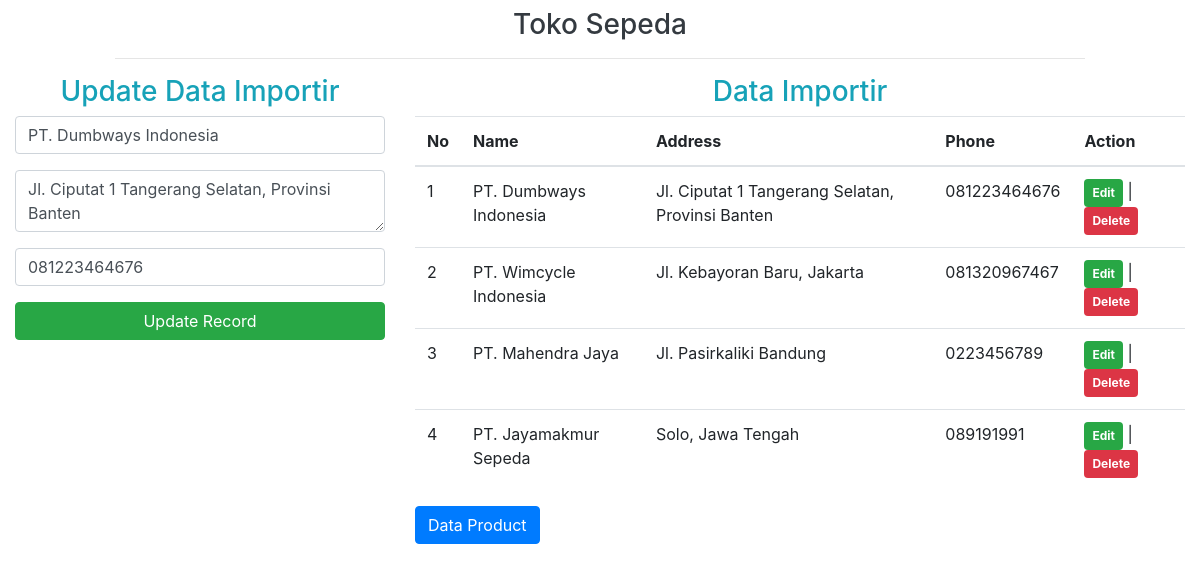
Page /importir.php?editimportir=1 on the committed database.
### tables this page shows
CREATE TABLE `importir_tb` (
  `id` int(11) NOT NULL,
  `name` varchar(30) NOT NULL,
  `address` text NOT NULL,
  `phone` varchar(30) NOT NULL
);

### action.php (called while the page is built, shortened)
<?php
include "config.php";
if(isset($_GET['editimportir'])){
    $id = $_GET['editimportir'];
    $query="SELECT * FROM importir_tb WHERE id=?";
    $stmt=$conn->prepare($query);
    $stmt->bind_param("i",$id);
    $stmt->execute();
    $result=$stmt->get_result();
    $row=$result->fetch_assoc();
    $importirName=$row['name'];
    $importirAddress=$row['address'];
    $importirPhone=$row['phone'];
    $updateimportir = true;
}
?>

### importir.php (the view, shortened to what this page needs)
<?php
    include "config.php";
    include "action.php";
?>
<!DOCTYPE html>
<html lang="en">
<head>
    <link rel="stylesheet" href="https://maxcdn.bootstrapcdn.com/bootstrap/4.5.2/css/bootstrap.min.css">
</head>
<body>
    <div class="container-fluid">
        <div class="row justify-content-center">
            <div class="col-md-10">
                <h3 class="text-center text-dark mt-2">Toko Sepeda</h3>
                <hr/>
            </div>
        </div>
        <div class="row">
            <div class="col-md-4">
                <h3 class="text-center text-info">
                    <?php
                        if($updateimportir == true){
                            echo "Update Data Importir";
                        }
                        else {
                            echo "Add Data Importir";
                        }
                    ?>
                    </h3>
                <form action="action.php" method="post">
                    <div class="form-group">
                        <input type="text" value="<?= $importirName; ?>" name="importirname" class="form-control" placeholder="Enter Name" required>
                    </div>
                    <div class="form-group">
                        <textarea name="importiraddress" class="form-control" placeholder="Enter Address" required><?= $importirAddress; ?></textarea>
                    </div>
                    <div class="form-group">
                        <input type="text" value="<?= $importirPhone; ?>" name="importirphone" class="form-control" placeholder="Enter Phone" required>
                    </div>
                    <div class="form-group">
                    <?php
                        if($updateimportir == true){
                    ?>
                         <input type="submit" name="updateImportir" value="Update Record" class="btn btn-success btn-block">
                    <?php
                        } else {
                    ?>
                        <input type="submit" name="addindeximportir" value="Add Record" class="btn btn-primary btn-block">
                    <?php } ?>
                    </div>
                </form>
            </div>
            <div class="col-md-8">
                <?php
                    $query = "SELECT * FROM importir_tb";
                    $stmt=$conn->prepare($query);
                    $stmt->execute();
                    $result=$stmt->get_result();
                ?>
                <h3 class="text-center text-info">Data Importir</h3>
                <table class="table table-hover">
                    <thead>
                        <tr>
                            <th>No</th>
                            <th>Name</th>
                            <th>Address</th>
                            <th>Phone</th>
                            <th>Action</th>
                        </tr>
                    </thead>
                    <tbody>
                    <?php
                    $no = 1;
                    while($row = $result->fetch_assoc())
                    {
                    ?>
                        <tr>
                            <td><?= $no ?></td>
                            <td><?= $row['name']; ?></td>
                            <td><?= $row['address']; ?></td>
                            <td><?= $row['phone']; ?></td>
                            <td>
                                <a href="importir.php?editimportir=<?= $row['id'];?>" class="badge badge-success p-2">Edit</a> |
                                <a href="action.php?deleteimportir=<?= $row['id'];?>" class="badge badge-danger p-2"
                                    onclick="return confirm('Do you want to delete this record ? \n Name : <?= $row['name']?> ');">Delete</a>
                            </td>
                        </tr>
                        <?php
                        $no++;
                    } ?>
                    </tbody>
                </table>
                <a href="index.php" class="btn btn-primary">Data Product</a>
            </div>
        </div>
    </div>
</body>
</html>

### rows in the picture
importir_tb: importirname "PT. Dumbways Indonesia", importiraddress "Jl. Ciputat 1 Tangerang Selatan, Provinsi Banten", importirphone "081223464676", name "PT. Dumbways Indonesia", address "Jl. Ciputat 1 Tangerang Selatan, Provinsi Banten", phone "081223464676"
importir_tb: name "PT. Wimcycle Indonesia", address "Jl. Kebayoran Baru, Jakarta", phone "081320967467"
importir_tb: name "PT. Mahendra Jaya", address "Jl. Pasirkaliki Bandung", phone "0223456789"
importir_tb: name "PT. Jayamakmur Sepeda", address "Solo, Jawa Tengah", phone "089191991"
